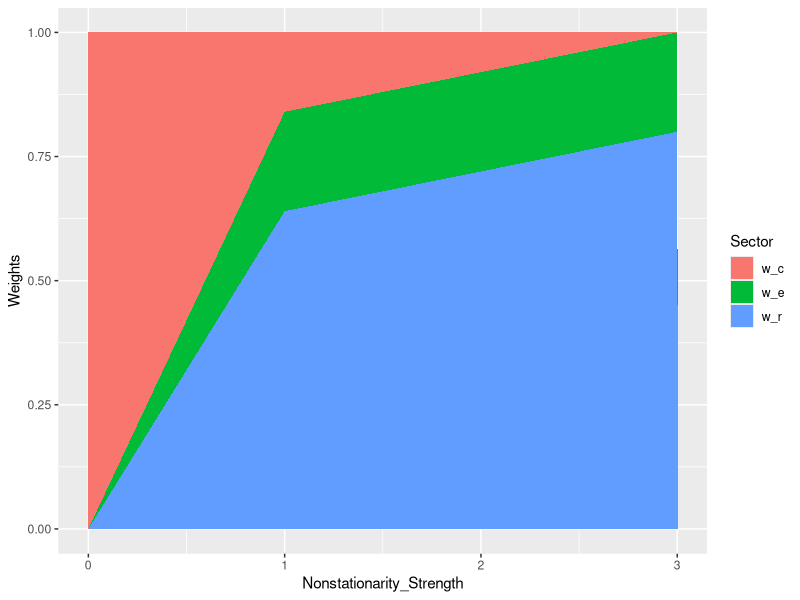
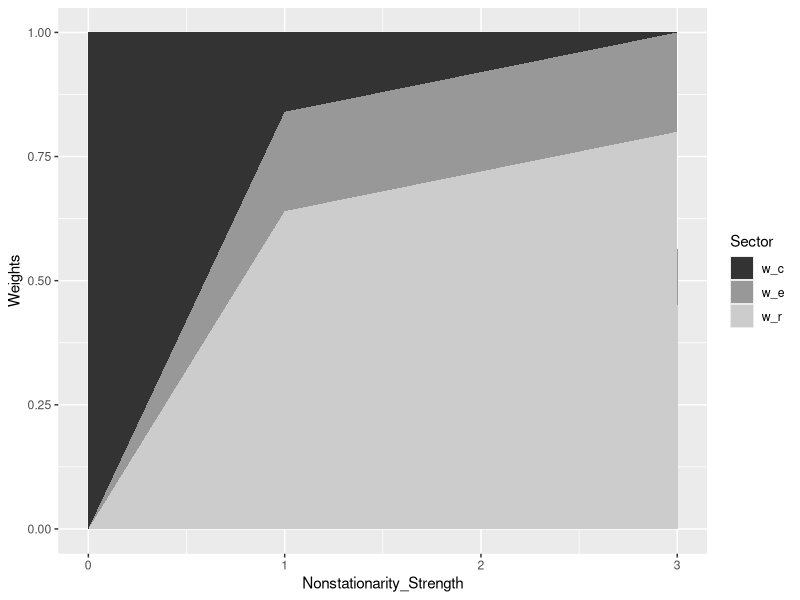
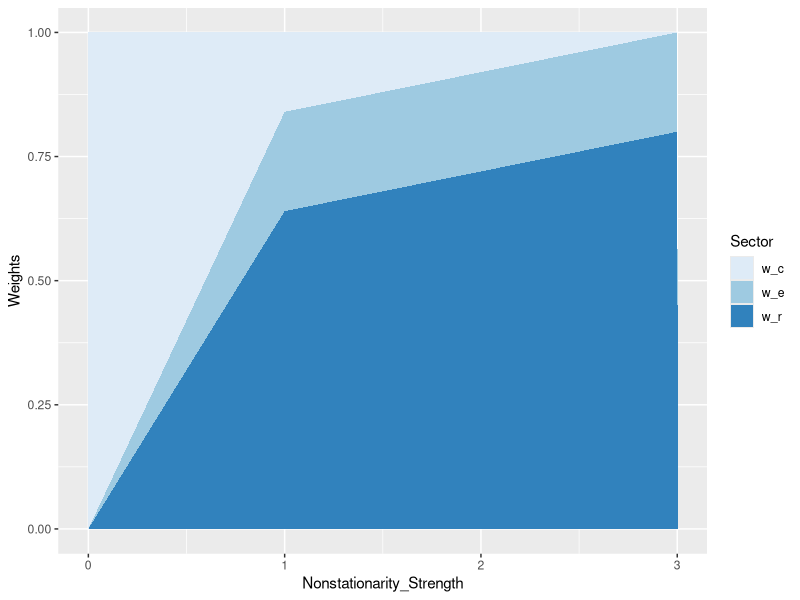
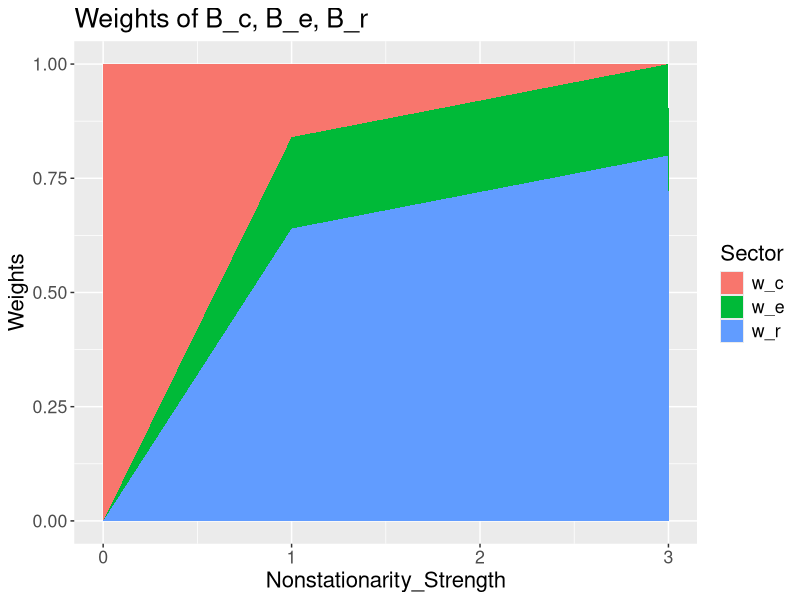

The R source for these figures, in order:
library(ggplot2)

# DATA
#set.seed(345)
#Sector <- rep(c("S01","S02","S03","S04","S05","S06","S07"),times=7)
#Year <- as.numeric(rep(c("1950","1960","1970","1980","1990","2000","2010"),each=7))
#Value <- runif(49, 10, 100)
#data <- data.frame(Sector,Year,Value)
#ggplot(data, aes(x=Year, y=Value, fill=Sector)) +   geom_area()


#Sector <- rep(c("S01","S02","S03"),times=4)
#Year <- as.numeric(rep(c("1950","1960","1970","1980"),each=3))
#Value <- runif(12, 10, 100)
#data <- data.frame(Sector,Year,Value)
#ggplot(data, aes(x=Year, y=Value, fill=Sector)) +   geom_area()

# data go top down abscissa-category by abscissa-category:
# Zero: Be, Br, Bc
# Weak: Be, Br, Bc
# ...


Sector = rep(c("w_e","w_r","w_c"),times=4)
Nonstationarity_Strength = rep(c("Zero","Weak","Medium","Strong"),each=3)
Nonstationarity_Strength = as.numeric(rep(c("0","1","2","3"),each=3))
Weights = c(0,0,1,  0.2,0.64,0.16,  0.2,0.72,0.08,  0.2,0.8,0)
data = data.frame(Sector, Nonstationarity_Strength, Weights)
p=ggplot(data, aes(x=Nonstationarity_Strength, y=Weights, fill=Sector),
         cex.main=1.7, cex.axis=1.3, cex.lab=1.6) +  
  geom_area()
#geom_area(position = position_stack(reverse = T))

pngname="CVM_weights.png"
png(pngname, width=6, height=6, units = "in", res=300)
par(mai=c(1.2,1.2,0.7,0.7))
  p + ggtitle("Weights of B_c, B_e, B_r") +
    theme(text = element_text(size=16))
dev.off()
           

p

p + scale_fill_grey()

p + scale_fill_brewer()

            
#interchange order : reverse

#Sector = rep(c("B_clim","B_recent","B_ensm"),times=4)
#Nonstationarity_Strength = rep(c("Zero","Weak","Medium","Strong"),each=3)
#Nonstationarity_Strength = as.numeric(rep(c("0","1","2","3"),each=3))
#Value = c(1,0,0,  0.16,0.64,0.2,  0.08,0.72,0.2,  0,0.8,0.2)
#data = data.frame(Sector, Nonstationarity_Strength, Value)
#ggplot(data, aes(x=Nonstationarity_Strength, y=Value, fill=Sector)) +  
#  geom_area(position = "stack")
#  #geom_area(position = position_stack(reverse = T))

         